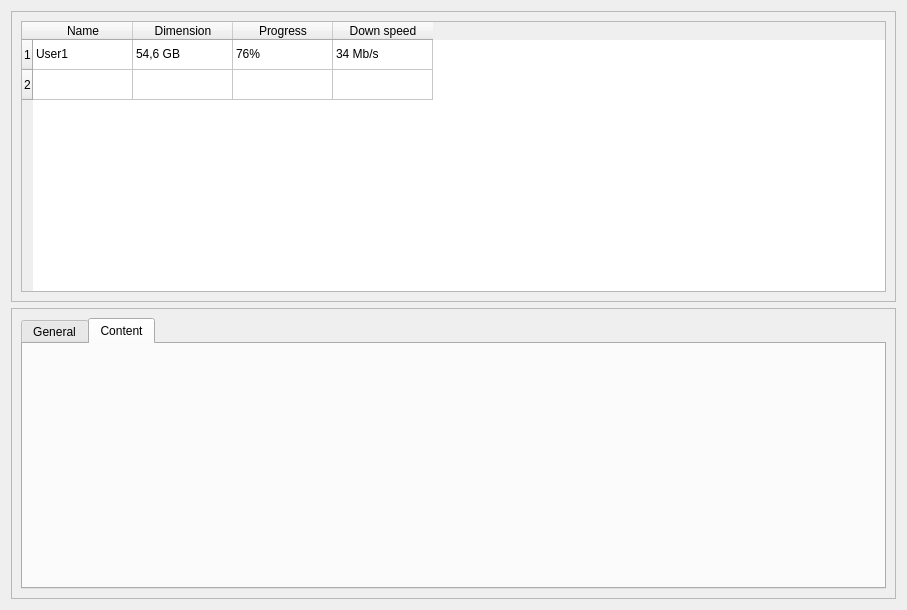
<?xml version="1.0" encoding="UTF-8"?>
<ui version="4.0">
 <class>downloadsForm</class>
 <widget class="QWidget" name="downloadsForm">
  <property name="geometry">
   <rect>
    <x>0</x>
    <y>0</y>
    <width>907</width>
    <height>610</height>
   </rect>
  </property>
  <property name="windowTitle">
   <string>Form</string>
  </property>
  <layout class="QGridLayout" name="gridLayout_3">
   <item row="0" column="0">
    <widget class="QFrame" name="downTableFrame">
     <property name="frameShape">
      <enum>QFrame::StyledPanel</enum>
     </property>
     <property name="frameShadow">
      <enum>QFrame::Raised</enum>
     </property>
     <layout class="QGridLayout" name="gridLayout">
      <item row="0" column="0">
       <widget class="QTableWidget" name="downsTable">
        <row>
         <property name="text">
          <string>1</string>
         </property>
        </row>
        <row>
         <property name="text">
          <string>2</string>
         </property>
        </row>
        <column>
         <property name="text">
          <string>Name</string>
         </property>
        </column>
        <column>
         <property name="text">
          <string>Dimension</string>
         </property>
        </column>
        <column>
         <property name="text">
          <string>Progress</string>
         </property>
        </column>
        <column>
         <property name="text">
          <string>Down speed</string>
         </property>
        </column>
        <item row="0" column="0">
         <property name="text">
          <string>User1</string>
         </property>
        </item>
        <item row="0" column="1">
         <property name="text">
          <string>54,6 GB</string>
         </property>
        </item>
        <item row="0" column="2">
         <property name="text">
          <string>76%</string>
         </property>
        </item>
        <item row="0" column="3">
         <property name="text">
          <string>34 Mb/s</string>
         </property>
        </item>
       </widget>
      </item>
     </layout>
    </widget>
   </item>
   <item row="1" column="0">
    <widget class="QFrame" name="detailsFrame">
     <property name="frameShape">
      <enum>QFrame::StyledPanel</enum>
     </property>
     <property name="frameShadow">
      <enum>QFrame::Raised</enum>
     </property>
     <layout class="QGridLayout" name="gridLayout_2">
      <item row="0" column="0">
       <widget class="QTabWidget" name="tabWidget">
        <property name="currentIndex">
         <number>1</number>
        </property>
        <widget class="QWidget" name="generalTab">
         <attribute name="icon">
          <iconset resource="../icons/icons.qrc">
           <normaloff>:/windowIcons/fileIcon</normaloff>:/windowIcons/fileIcon</iconset>
         </attribute>
         <attribute name="title">
          <string>General</string>
         </attribute>
        </widget>
        <widget class="QWidget" name="contenTab">
         <attribute name="icon">
          <iconset resource="../icons/icons.qrc">
           <normaloff>:/buttonIcons/openIcon</normaloff>:/buttonIcons/openIcon</iconset>
         </attribute>
         <attribute name="title">
          <string>Content</string>
         </attribute>
        </widget>
       </widget>
      </item>
     </layout>
    </widget>
   </item>
  </layout>
 </widget>
 <resources>
  <include location="../icons/icons.qrc"/>
 </resources>
 <connections/>
</ui>
